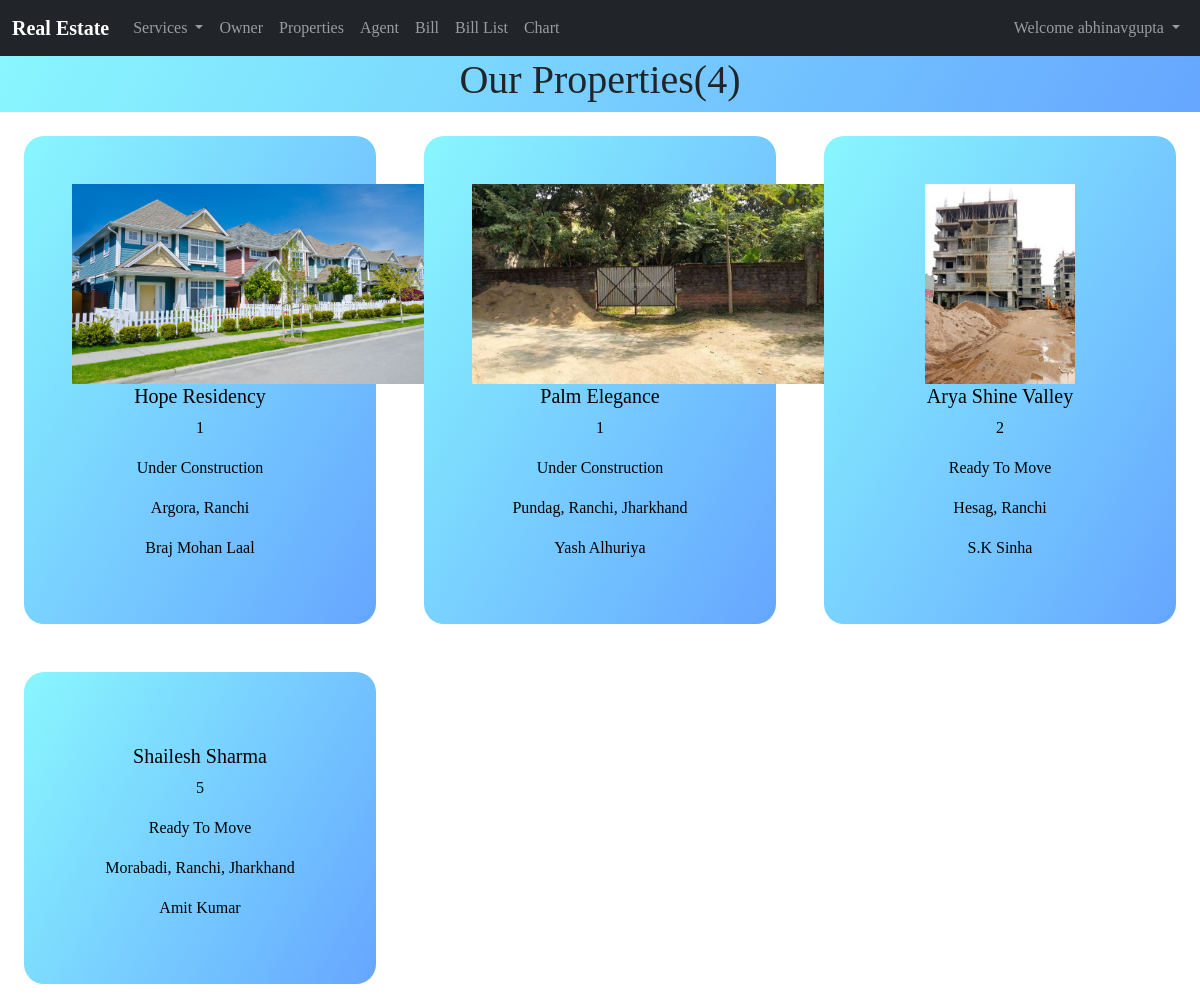
The app's page / (signed in) with its own data.
### Home/models.py (models this page shows, shortened)
class Property(models.Model):
    name=models.CharField(max_length=100)
    desc=models.TextField()
    prop_image=models.FileField(upload_to='media/%Y/%m/%d',null=True,blank=True)
    property_type=models.CharField(max_length=50,choices=Property_type)
    status=models.CharField(max_length=35)
    location=models.CharField(max_length=200,unique = True)
    Owner=models.ForeignKey(Owner,default="ABC",on_delete=models.CASCADE)

class Owner(models.Model):
    name=models.CharField(max_length=100)
    email=models.EmailField(max_length=50)
    username=models.CharField(max_length=50,unique = True)
    contact=models.IntegerField()
    password=models.CharField(max_length=50)
    def __str__(self):
        return self.name

### Home/views.py (the view)
# urls.py: path("",views.index,name='home'),
def index(request):
    recent=Property.objects.all().order_by("-id")[:5]
    props=Property.objects.all()
    return render(request,'index.html',{"messages":recent,"property":props})

### templates/index.html (shortened to what this page needs)
{% extends 'base.html' %}
{% block body %}
<div class="container-fluid">
    <div class="row">
        <div style="background-image: linear-gradient(120deg, #89f7fe 0%, #66a6ff 100%);" class="col-md-12 text-center">
            <h1>Our Properties({{property|length}})</h1>
        </div>
        {% for p in property %}
        <div class="col-md-4 p-4 text-center">
            <a href="customer">
            <div style="background-image: linear-gradient(120deg, #89f7fe 0%, #66a6ff 100%); border-radius: 20px;" class="p-5">
                <img src="/media/{{p.prop_image}}" height="200" alt="">
                <h5 style="color: black; text-decoration: none !important;" >{{p.name}}</h5>
                <p style="color: black;" >{{p.property_type}}</p>
                <p style="color: black;" >{{p.status}}</p>
                <p style="color: black;" >{{p.location}}</p>
                <p style="color: black;" >{{p.Owner}}</p>
            </div>
            </a>
        </div>
        {% endfor %}
    </div>
</div>
{% endblock body %}

### templates/base.html (shortened to what this page needs)
<!doctype html>
<html lang="en">
<head>
    <link href="https://cdn.jsdelivr.net/npm/bootstrap@5.0.0/dist/css/bootstrap.min.css" rel="stylesheet"
>
    <link rel="stylesheet" href="https://cdnjs.cloudflare.com/ajax/libs/Chart.js/2.8.0/Chart.min.css" />
</head>
<body>
    <nav class="navbar navbar-expand-lg navbar-dark bg-dark">
        <div class="container-fluid">
            <a class="navbar-brand" href="/"><b>Real Estate</b></a>
            <div class="collapse navbar-collapse" id="navbarSupportedContent">
                <ul class="navbar-nav me-auto mb-2 mb-lg-0">
                    <li class="nav-item dropdown">
                        <a class="nav-link dropdown-toggle" href="/services" id="navbarDropdown" role="button"
                            data-bs-toggle="dropdown" aria-expanded="false">
                            Services
                        </a>
                    </li>
                </ul>
                <li class="nav-item">
                    <a class="nav-link" href="owner">Owner</a>
                </li>
                <li class="nav-item">
                    <a class="nav-link" href="property">Properties</a>
                </li>
                <li class="nav-item">
                    <a class="nav-link" href="agent">Agent</a>
                </li>
                <li class="nav-item">
                    <a class="nav-link" href="bill">Bill</a>
                </li>
                <li class="nav-item">
                    <a class="nav-link" href="bills_list">Bill List</a>
                </li>
                <li class="nav-item">
                    <a class="nav-link" href="chart">Chart</a>
                </li>
            {% if user.is_authenticated %}
            <ul class="navbar-nav">
                <li class="nav-item dropdown">
                  <a class="nav-link dropdown-toggle" href="#" id="navbarDropdown" role="button" data-bs-toggle="dropdown" aria-expanded="false">
                    Welcome {{request.user}}
                  </a>
                </li>
            </ul>
            {% endif %}
            </div>
        </div>
    </nav>
    {% if user.is_authenticated %}
    {% block body %}{% endblock body %}
    {% else %}
    <p>Login/Signup First</p>
    {%endif%}
</body>
</html>

### templates/base.html (style rules this page uses)
a { text-decoration: none; }
body { font-family: 'Brush Script MT', cursive; }

### records on screen
Property: prop_image (picture), name "Hope Residency", property_type "1", status "Under Construction", location "Argora, Ranchi", Owner "Braj Mohan Laal"
Property: prop_image (picture), name "Palm Elegance", property_type "1", status "Under Construction", location "Pundag, Ranchi, Jharkhand", Owner "Yash Alhuriya"
Property: prop_image (picture), name "Arya Shine Valley", property_type "2", status "Ready To Move", location "Hesag, Ranchi", Owner "S.K Sinha"
Property: name "Shailesh Sharma", property_type "5", status "Ready To Move", location "Morabadi, Ranchi, Jharkhand", Owner "Amit Kumar"

### other values on screen
{{ request.user }} "abhinavgupta"
{{ property|length }} "4"
